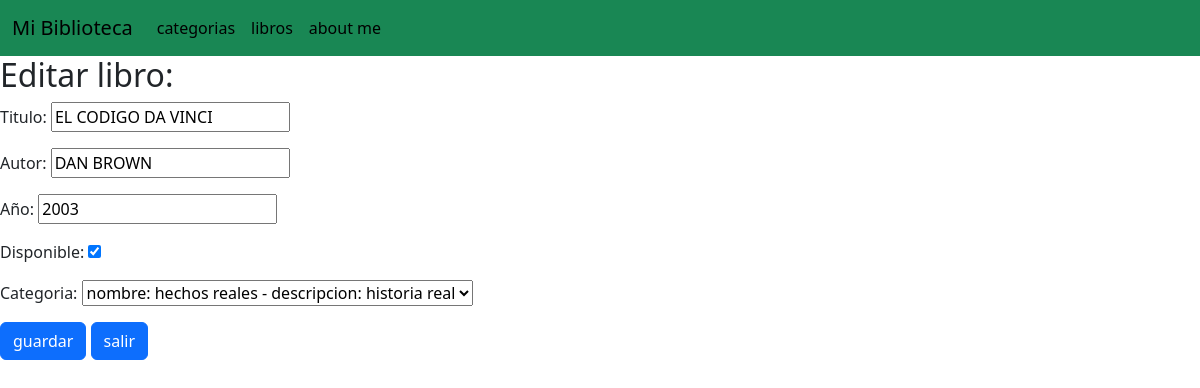
Page /lib/3/editar/ on the committed database.
### Libros/models.py (models this page shows, shortened)
class Libro(models.Model):
    titulo=models.CharField()
    autor=models.CharField()
    año=models.IntegerField()
    disponible=models.BooleanField()
    categoria=models.ForeignKey(Categoria, on_delete=models.CASCADE, related_name='libros')
    class Meta:
        verbose_name = 'Libro'
        verbose_name_plural = 'Libros'

### Libros/views.py (the view)
# urls.py: path('<int:pk>/editar/',  LibroUpdateView.as_view(), name='libros_editar'),
class LibroUpdateView(UpdateView):
   model = Libro
   template_name = 'libros_editar.html'
   fields=['titulo','autor','año','disponible','categoria']
   success_url= reverse_lazy('lista_libros')

### Categorias/models.py (called while the page is built)
    def __str__(self):
     return f'nombre: {self.nombre} - descripcion: {self.descripcion}'

### Libros/templates/libros_editar.html (shortened to what this page needs)
{% extends 'base.html' %}
{% block content %}
<!DOCTYPE html>
<html lang="en">
<head>
</head>
<body>
    <h2>Editar libro:</h2>
     <form  method="POST">{% csrf_token %}
        {{ form.as_p }}
        <input class="btn btn-primary" type="submit" value="guardar" href="/lib/categoria/1">
        <a href="/lib/categoria/1" class="btn btn-primary">salir</a>
    </form>
</body>
</html>
{% endblock %}

### rows in the picture
Libro: titulo "EL CODIGO DA VINCI", autor "DAN BROWN", año "2003", disponible "☑", categoria "nombre: hechos reales - descripcion: historia real"
